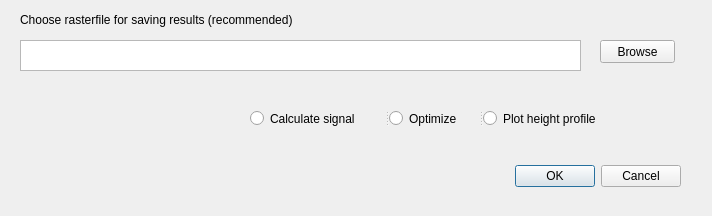
<?xml version="1.0" encoding="UTF-8"?>
<ui version="4.0">
 <class>HybriddekningDialogBase</class>
 <widget class="QDialog" name="HybriddekningDialogBase">
  <property name="geometry">
   <rect>
    <x>0</x>
    <y>0</y>
    <width>712</width>
    <height>216</height>
   </rect>
  </property>
  <property name="windowTitle">
   <string>Hybriddekning</string>
  </property>
  <widget class="QDialogButtonBox" name="button_box">
   <property name="geometry">
    <rect>
     <x>510</x>
     <y>160</y>
     <width>171</width>
     <height>32</height>
    </rect>
   </property>
   <property name="orientation">
    <enum>Qt::Horizontal</enum>
   </property>
   <property name="standardButtons">
    <set>QDialogButtonBox::Cancel|QDialogButtonBox::Ok</set>
   </property>
  </widget>
  <widget class="QTextBrowser" name="txtDem">
   <property name="geometry">
    <rect>
     <x>20</x>
     <y>40</y>
     <width>561</width>
     <height>31</height>
    </rect>
   </property>
  </widget>
  <widget class="QPushButton" name="btnBrowseTxt">
   <property name="geometry">
    <rect>
     <x>600</x>
     <y>40</y>
     <width>75</width>
     <height>23</height>
    </rect>
   </property>
   <property name="text">
    <string>Browse</string>
   </property>
  </widget>
  <widget class="QLabel" name="label_2">
   <property name="geometry">
    <rect>
     <x>20</x>
     <y>10</y>
     <width>281</width>
     <height>20</height>
    </rect>
   </property>
   <property name="text">
    <string>Choose rasterfile for saving results (recommended)</string>
   </property>
  </widget>
  <widget class="QSplitter" name="splitter">
   <property name="geometry">
    <rect>
     <x>250</x>
     <y>110</y>
     <width>381</width>
     <height>17</height>
    </rect>
   </property>
   <property name="orientation">
    <enum>Qt::Horizontal</enum>
   </property>
   <widget class="QRadioButton" name="radioButton_2">
    <property name="text">
     <string>Calculate signal</string>
    </property>
   </widget>
   <widget class="QRadioButton" name="radioButton_3">
    <property name="text">
     <string>Optimize</string>
    </property>
   </widget>
   <widget class="QRadioButton" name="radioButton">
    <property name="text">
     <string>Plot height profile </string>
    </property>
   </widget>
  </widget>
 </widget>
 <resources/>
 <connections>
  <connection>
   <sender>button_box</sender>
   <signal>accepted()</signal>
   <receiver>HybriddekningDialogBase</receiver>
   <slot>accept()</slot>
   <hints>
    <hint type="sourcelabel">
     <x>20</x>
     <y>20</y>
    </hint>
    <hint type="destinationlabel">
     <x>20</x>
     <y>20</y>
    </hint>
   </hints>
  </connection>
  <connection>
   <sender>button_box</sender>
   <signal>rejected()</signal>
   <receiver>HybriddekningDialogBase</receiver>
   <slot>reject()</slot>
   <hints>
    <hint type="sourcelabel">
     <x>20</x>
     <y>20</y>
    </hint>
    <hint type="destinationlabel">
     <x>20</x>
     <y>20</y>
    </hint>
   </hints>
  </connection>
 </connections>
</ui>
